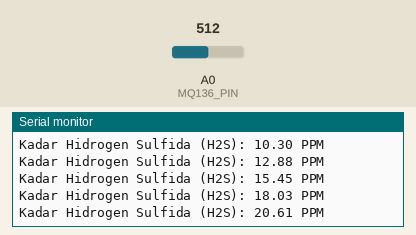
This sketch was run on a simulated Arduino Uno, built with avr-gcc and run on an emulated ATmega328P. Parts: the last lines printed to the serial monitor. The test bench sets the inputs (shaded band); at power-on: A0 (MQ136_PIN) = 512.

Above: at 7.9 s.
8.0 s: A0 (MQ136_PIN) set to 1010
At 8.4 s:
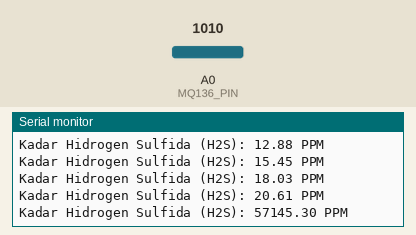
9.5 s: A0 (MQ136_PIN) set to 1023
At 10.1 s:
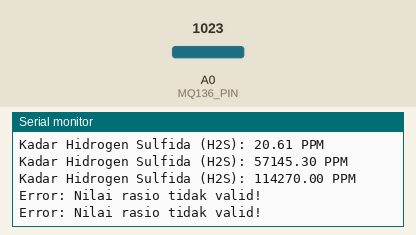
Timing chart, 0 to 12.5 s (numbered marks = the images above; inputs shaded):
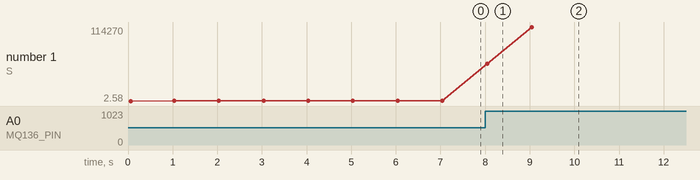

The sketch:

H2S.ino
```cpp
#define MQ136_PIN A0    // Pin sensor MQ-136 dihubungkan ke A0 Arduino
#define RL 10000.0      // Load resistance (RL) dalam ohm
#define A 100.0         // Konstanta A dari datasheet MQ-136
#define B -2.3          // Konstanta B dari datasheet MQ-136

#define R0 5533.80      // Nilai R0 setelah kalibrasi (ubah sesuai hasil kalibrasi)

const int numSamples = 10;  // Jumlah sampel untuk moving average
float readings[numSamples]; // Array untuk menyimpan nilai bacaan
int index = 0;

void setup() {
    Serial.begin(9600);
    Serial.println("Monitoring Gas Hidrogen Sulfida (H2S) dengan MQ-136...");

    // Inisialisasi array bacaan dengan 0
    for (int i = 0; i < numSamples; i++) {
        readings[i] = 0.0;
    }
}

void loop() {
    int sensorValue = analogRead(MQ136_PIN);  // Membaca data dari sensor
    float voltage = sensorValue * (5.0 / 1023.0); // Konversi nilai ADC ke tegangan

    if (voltage == 0) {  // Deteksi kesalahan jika tegangan 0V
        Serial.println("Error: Tegangan sensor 0V, cek koneksi!");
        return;
    }

    // Menghitung nilai Rs (resistansi sensor)
    float Rs = ((5.0 - voltage) / voltage) * RL;
    float ratio = Rs / R0;  // Perbandingan Rs terhadap R0

    if (ratio <= 0) {  // Menghindari kesalahan matematika jika ratio <= 0
        Serial.println("Error: Nilai rasio tidak valid!");
        return;
    }

    float ppm = A * pow(ratio, B);  // Hitung kadar H2S dalam PPM

    // **Moving Average untuk stabilisasi data**
    readings[index] = ppm;  // Simpan pembacaan baru dalam array
    index = (index + 1) % numSamples;  // Perbarui indeks (looping array)

    // Hitung rata-rata nilai dari semua sampel
    float avgPPM = 0.0;
    for (int i = 0; i < numSamples; i++) {
        avgPPM += readings[i];
    }
    avgPPM /= numSamples;

    // Tampilkan hasil akhir setelah stabilisasi
    Serial.print("Kadar Hidrogen Sulfida (H2S): ");
    Serial.print(avgPPM, 2);  // Tampilkan dengan 2 angka desimal
    Serial.println(" PPM");

    delay(1000);  // Delay untuk pembacaan berikutnya
}
```

Measured:
- the behaviour switches between 1022 and 1023 on A0 (MQ136_PIN) (found by bisection; images 1 and 2)
- after the input at 8.0 s, the serial monitor: prints a new line at once (image 1)
- after the input at 9.5 s, the serial monitor: prints a new line after 0.54 s (image 2)
- plotted number 1: 20.61 → 114270 after the input at 8.0 s
